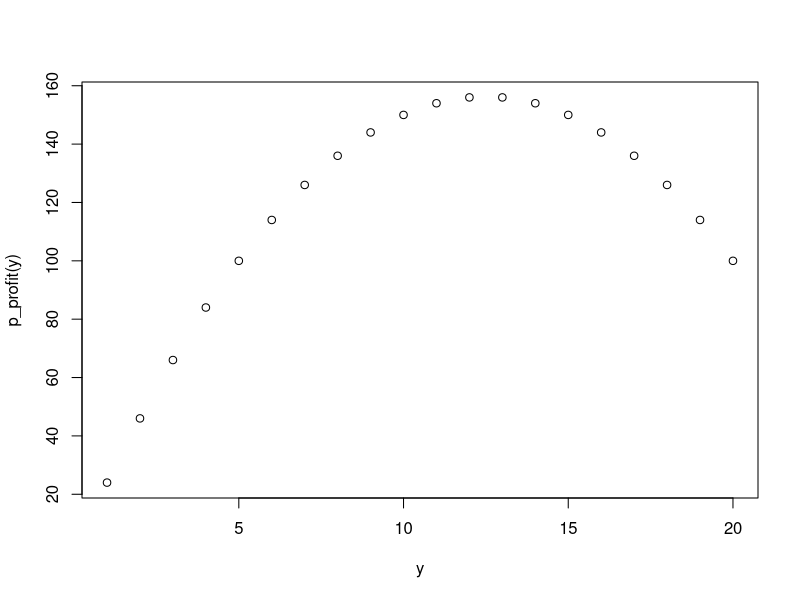

Write the R code that produced this figure.
## ---- chunk 1
knitr::opts_chunk$set(echo = TRUE)
## ---- chunk 2
p_profit = function(y){ 25*y - y^2 }
y = 1:20
x = 1
plot(y, p_profit(y) )

## ---- chunk 3

p_profit = function(x,y) { 25*y - (x * exp(-y)*y^(x)/factorial(x))^2 }

y = 1:20
x = 1:20

df_grid = expand.grid(x = x, y = y)
df_grid$profit = p_profit(df_grid$x, df_grid$y)

library(tidyverse)

df_grid %>% spread(x, profit, fill = 0)


